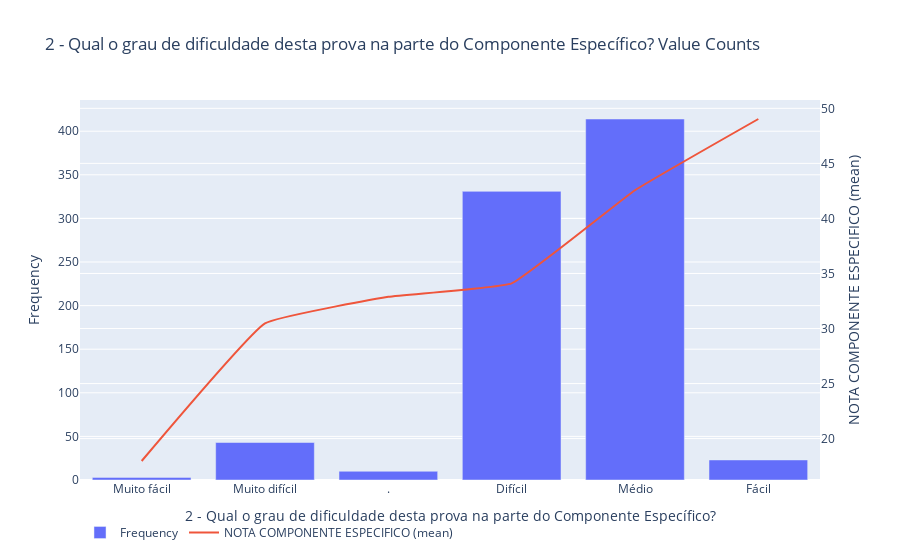

Notebook source saved alongside this figure:
### Code cell
import numpy as np
import pandas as pd
import plotly.graph_objs as go

df = engenharias_ufpa_csv
if isinstance(df, (pd.DatetimeIndex, pd.MultiIndex)):
	df = df.to_frame(index=False)

# remove any pre-existing indices for ease of use in the D-Tale code, but this is not required
df = df.reset_index().drop('index', axis=1, errors='ignore')
df.columns = [str(c) for c in df.columns]  # update columns to strings in case they are numbers

s = df[~pd.isnull(df['2 - Qual o grau de dificuldade desta prova na parte do Componente Específico?'])]['2 - Qual o grau de dificuldade desta prova na parte do Componente Específico?']
chart = pd.value_counts(s).to_frame(name='data')
ordinal_data = df.groupby('2 - Qual o grau de dificuldade desta prova na parte do Componente Específico?')[['NOTA COMPONENTE ESPECIFICO']].mean()
chart['ordinal'] = ordinal_data
chart.index.name = 'labels'
chart = chart.reset_index().sort_values('ordinal')
chart = chart[:6]
charts = [go.Bar(x=chart['labels'].values, y=chart['data'].values, name='Frequency')]
charts.append(go.Scatter(
	x=chart['labels'].values, y=chart['ordinal'].values, yaxis='y2',
	name='NOTA COMPONENTE ESPECIFICO (mean)', line={'shape': 'spline', 'smoothing': 0.3}, mode='lines'
))
figure = go.Figure(data=charts, layout=go.Layout({
    'barmode': 'group',
    'legend': {'orientation': 'h'},
    'title': {'text': '2 - Qual o grau de dificuldade desta prova na parte do Componente Específico? Value Counts'},
    'xaxis': {'title': {'text': '2 - Qual o grau de dificuldade desta prova na parte do Componente Específico?'}},
    'yaxis': {'title': {'text': 'Frequency'}},
    'yaxis2': {'overlaying': 'y', 'side': 'right', 'title': {'text': 'NOTA COMPONENTE ESPECIFICO (mean)'}}
}))

figure.show()

### Figure 1 — Plotly figure (JSON) as saved in the notebook; plotly's stock layout.template omitted (floating-point values rounded to 4 significant figures)
{"data": [{"name": "Frequency", "type": "bar", "x": ["Muito fácil", "Muito difícil", ".", "Difícil", "Médio", "Fácil"], "y": [3, 43, 10, 331, 414, 23]}, {"line": {"shape": "spline", "smoothing": 0.3}, "mode": "lines", "name": "NOTA COMPONENTE ESPECIFICO (mean)", "type": "scatter", "x": ["Muito fácil", "Muito difícil", ".", "Difícil", "Médio", "Fácil"], "y": [17.97, 30.47, 32.88, 34.1, 42.56, 49.03], "yaxis": "y2"}], "layout": {"barmode": "group", "legend": {"orientation": "h"}, "title": {"text": "2 - Qual o grau de dificuldade desta prova na parte do Componente Específico? Value Counts"}, "xaxis": {"title": {"text": "2 - Qual o grau de dificuldade desta prova na parte do Componente Específico?"}}, "yaxis": {"title": {"text": "Frequency"}}, "yaxis2": {"overlaying": "y", "side": "right", "title": {"text": "NOTA COMPONENTE ESPECIFICO (mean)"}}}}
